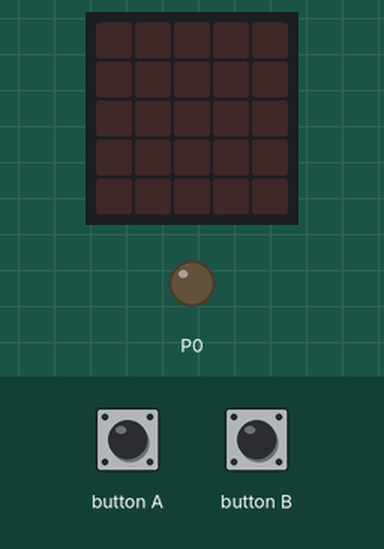
Simulated run of this program. Board: BBC micro:bit (MakeCode). Shown: the board's 5×5 LED display, output pins drawn as LEDs (lit = HIGH). The test bench sets the inputs (shaded band).

Above: at 1.2 s.
1.3 s: button B pressed for 0.15 s
At 1.9 s:
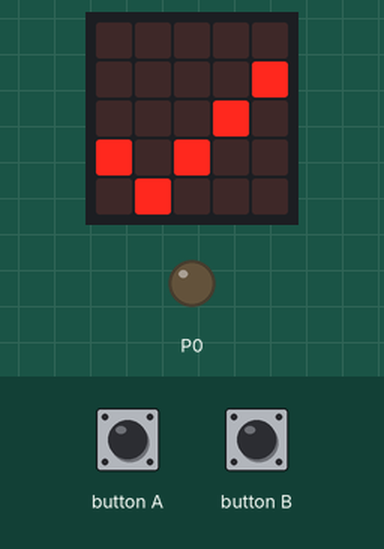
At 3.2 s:
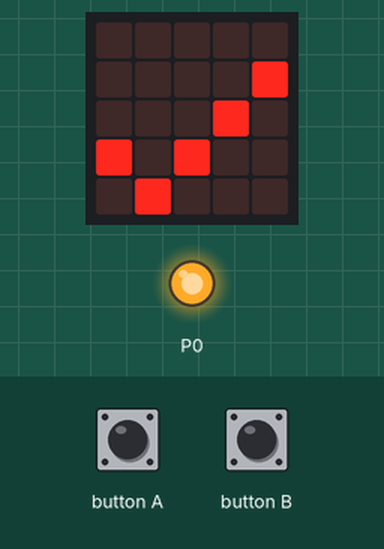
3.5 s: button A pressed for 0.15 s
At 5.0 s:
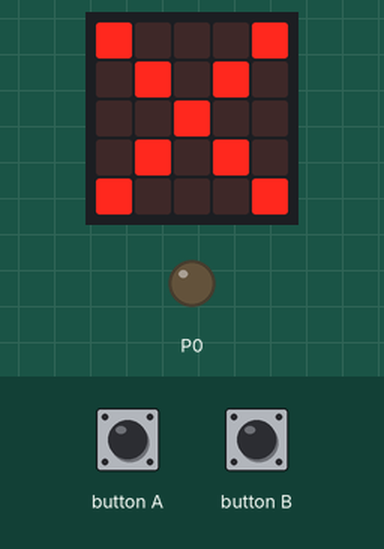
Timing chart, 0 to 6.5 s (numbered marks = the images above; inputs shaded):
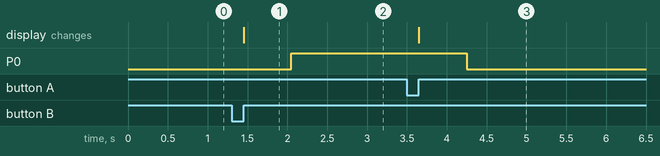

Measured:
- after the input at 1.3 s, P0: LOW → HIGH after 0.75 s; the display: changes after 0.15 s (image 1)
- after the input at 3.5 s, P0: HIGH → LOW after 0.75 s; the display: changes after 0.15 s (image 3)

The program:

main.ts
```typescript
input.onButtonPressed(Button.A, function () {
    basic.showIcon(IconNames.No)
    pins.digitalWritePin(DigitalPin.P0, 0)
})
input.onButtonPressed(Button.B, function () {
    basic.showIcon(IconNames.Yes)
    pins.digitalWritePin(DigitalPin.P0, 1)
})
basic.forever(function () {

})
```

test.ts
```typescript
// les tests vont ici ; cela ne sera pas compilé si ce paquet est utilisé en tant qu'extension.
```
